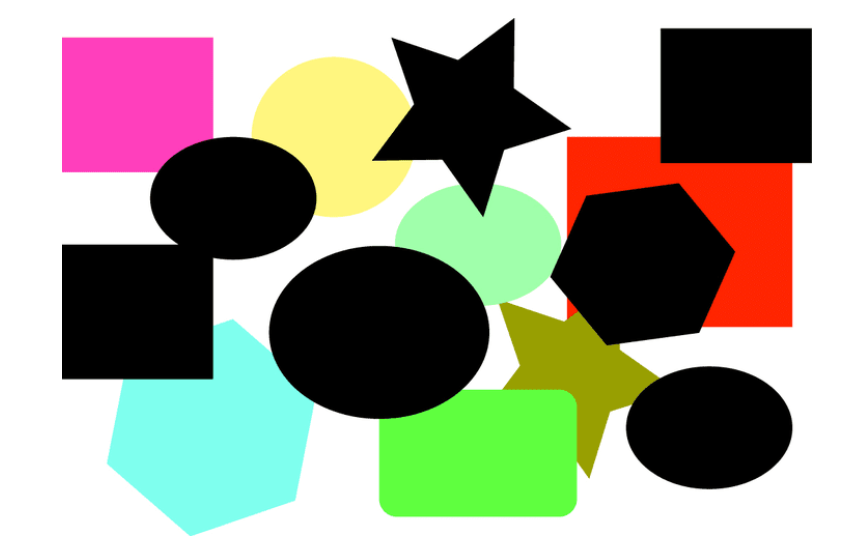
#> input picture siyah_sekiller.png, 857 x 557 px, found by its file name
$ python 'görüntüdeki_siyah_sekilleri_bulma.py'
#> lines starting #> are read from the running program, lines starting #| are printed output that depends on the picture; after the words box and inside, x2 and y2 are one past the last pixel; in counts of white or black regions, pixels touching at a corner belong together
import cv2
import numpy as np
import imutils

image = cv2.imread("siyah_sekiller.png")
#> image is the input picture: shape (557, 857, 3); mean B, G, R 143.7, 160.7, 159.8

#Görüntü ojunmuyorsa hata ver
if image is None:
    raise FileNotFoundError("Görüntü bulunamadı. Dosya adını ve konumunu kontrol et!")

#Siyah renk aralığını belirle (BGR formatında)
#alt: saf siyah, üst: çok koyu gri
lower = np.array([0, 0, 0])
upper = np.array([15, 15, 15])

#Bu aralıkta kalan pikselleri maske olarak al
#Siyah olan yerler beyaz hale gelir (maskede)
mask = cv2.inRange(image, lower, upper)
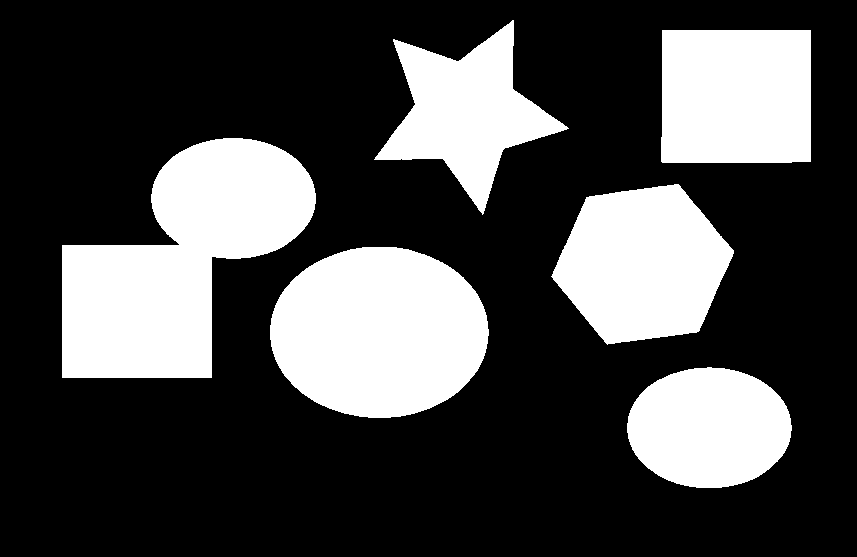
#> mask: shape (557, 857); 28.7% white; 6 white regions

#Maskedeki konturları (şekil sınırlarını) bul
cnts = cv2.findContours(mask.copy(), cv2.RETR_EXTERNAL, cv2.CHAIN_APPROX_SIMPLE)
#> cnts = 6 contours; box (x1, y1, x2, y2) and area: (62, 138, 316, 378) 34940, (270, 247, 489, 418) 29174, (551, 184, 734, 345) 20520, (661, 30, 811, 163) 19542, (374, 20, 569, 215) 15695, (627, 367, 792, 488) 15442
cnts = imutils.grab_contours(cnts)  # OpenCV sürüm farklarını çözer

#Kaç şekil bulunduğunu yaz
print(f"{len(cnts)} siyah şekil bulundu.")
#| 6 siyah şekil bulundu.

#Her konturu sırayla çiz
for c in cnts:
    cv2.drawContours(image, [c], -1, (0, 255, 0), 2)  # Yeşil kenarlık
    cv2.imshow("Sonuç", image)
    cv2.waitKey(500)  # Her şekli 0.5 sn göster
#> this loop made 6 passes
#> pass 1, `cv2.imshow("Sonuç", image)`:
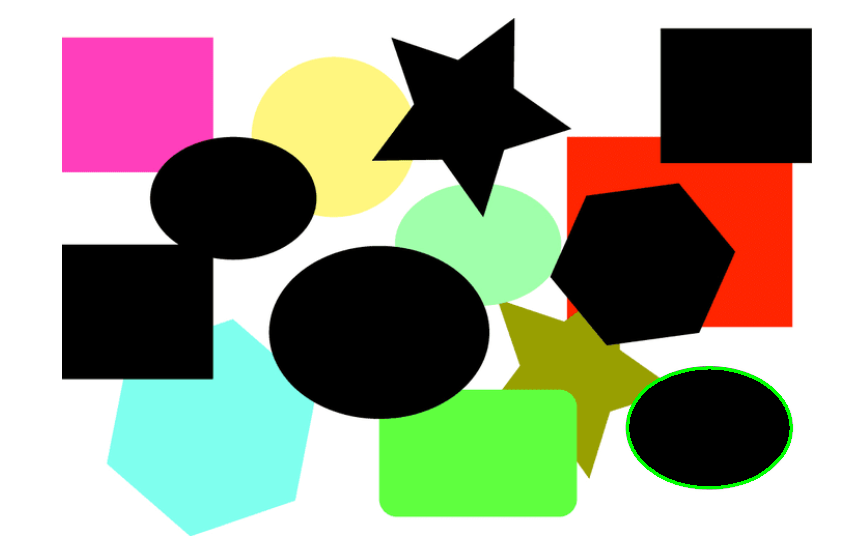
#> window 'Sonuç': shape (557, 857, 3); mean B, G, R 143.6, 161.5, 159.7
#> pass 2, `cv2.imshow("Sonuç", image)`:
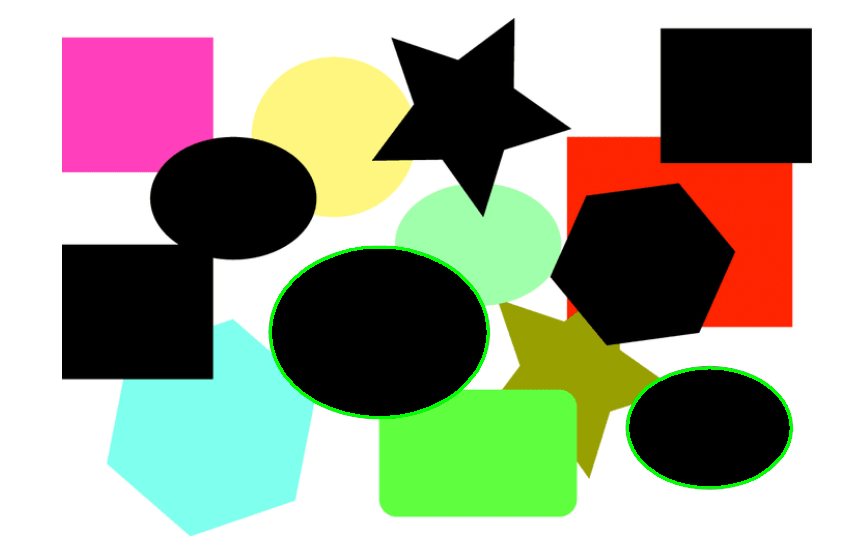
#> window 'Sonuç': shape (557, 857, 3); mean B, G, R 143.5, 162.4, 159.5
#> after the loop:
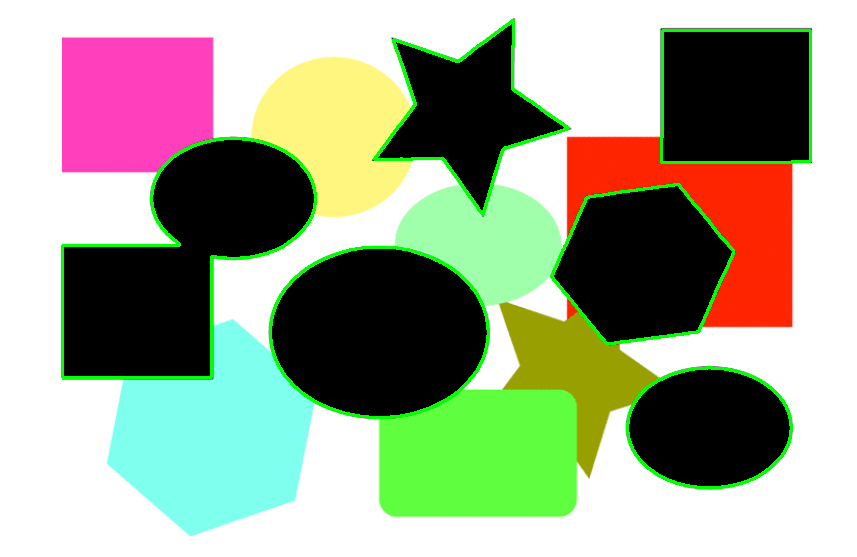
#> image: shape (557, 857, 3); 2.62% of pixels changed, all inside (x1, y1, x2, y2) = (61, 19, 812, 489)

cv2.imshow("Tüm Şekiller", image)
cv2.imshow("Maske (Siyah alanlar beyaz)", mask)
cv2.waitKey(0)
cv2.destroyAllWindows()
